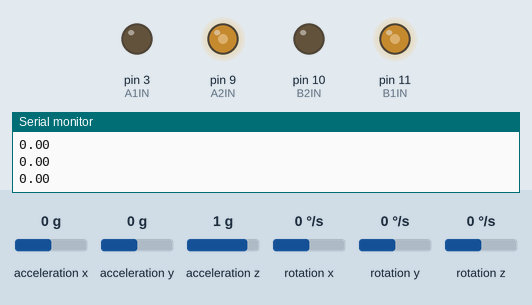
Recording of a sketch running on a simulated Arduino Uno, built with avr-gcc and run on an emulated ATmega328P. Shown: output pins drawn as LEDs (lit = HIGH), the last lines printed to the serial monitor. Wiring (inferred from the names in the program): MPU-6050 motion sensor at I2C address 0x68. Inputs (shaded band) come from the test bench; at power-on: acceleration z 1 g, acceleration y 0 g, rotation x 0 °/s, acceleration x 0 g, rotation y 0 °/s, rotation z 0 °/s.

Above: at 1.3 s.
1.4 s: acceleration z set to 0.1 g
2.9 s: acceleration z set to -0.2 g
At 4.3 s:
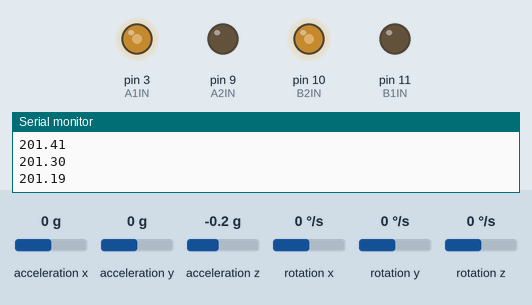
4.6 s: acceleration y set to 0.8 g
At 6.03 s:
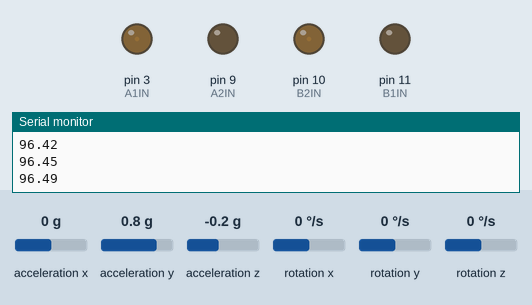
7.6 s: rotation x set to -192 °/s
At 8.75 s:
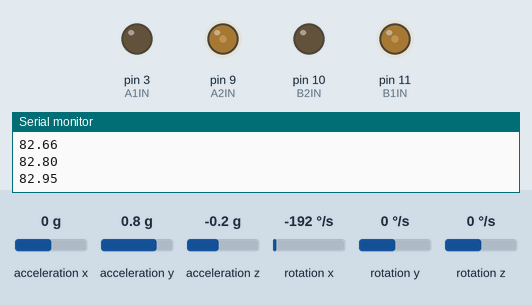
10.6 s: acceleration y set to -1.4 g
At 11.0 s:
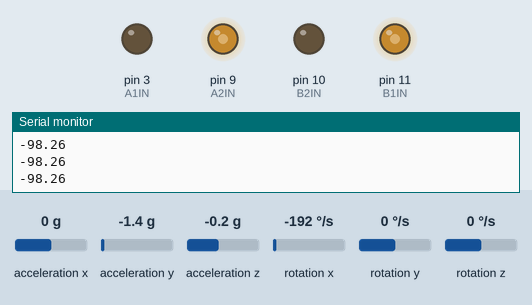
Timing chart, 0 to 13.1 s (numbered marks = the images above; inputs shaded):
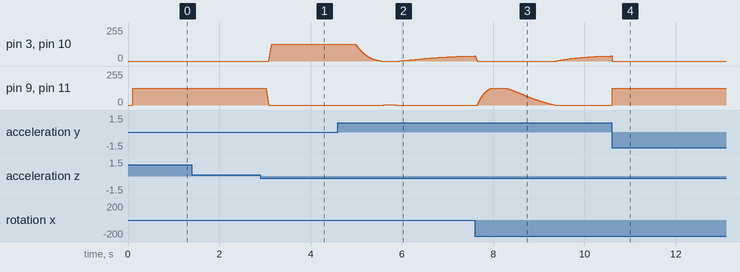

The sketch:

RealRobot.ino
```cpp
#include <PID_v1.h>
double PIDinput, PIDoutput;
double setpoint = 95.8;

double Kp = 10;  //P = 70, D = 0, I = 0 is the best atm.
double Kd = 0;
double Ki = 0;
PID pid(&PIDinput, &PIDoutput, &setpoint, Kp, Ki, Kd, REVERSE);

void setup()
{
  Serial.begin(115200);
  MotorsSetup();
  GyroAccSetup();
  PIDSetup();
}

void loop()
{
  PIDinput = GyroAccCompute();
  pid.Compute();
  //Serial.println(PIDoutput);
  MotorsMoveByPID(PIDoutput*0.5);
}
```

GyroAcc.ino
```cpp
#include <Wire.h>
#include "Kalman.h"
Kalman kalmanX;
Kalman kalmanY;
double accX, accY, accZ;
double gyroX, gyroY, gyroZ;
int16_t tempRaw;

double gyroXangle, gyroYangle; // Gyroscope angle
double kalAngleX, kalAngleY; // Angle after Kalman filter

uint32_t timer;
uint8_t i2cData[14]; // Buffer for I2C data

//////////////////////////////////////////////////////////////////////////////////////

void GyroAccSetup()
{
  Wire.begin();  // address is not specified, so arduino joins the bus as a master.

  while (i2cWrite(0x6B, 0x01, false));  //PWR_MGMT_1 register, PLL with X axis gyroscope reference and disable sleep mode
                                        //Should be able to disable temp measurement.

  //Set data to be written on 0x19 register.
  i2cData[0] = 7; // Set the sample rate to 1000Hz: 8kHz/(7+1) = 1000Hz
  i2cData[1] = 0x00; //Disable FSYNC and set 260 Hz Acc filtering, 256 Hz Gyro filtering, 8 KHz sampling
  i2cData[2] = 0x00; //Set Gyro Full Scale Range to 250deg/s
  i2cData[3] = 0x00; //Set Accelerometer Full Scale Range to 2g

  while (i2cWrite(0x19, i2cData, 4, true));

  //Verify we I2C is working with IMU.
  while (i2cRead(0x75, i2cData, 1));
  if (i2cData[0] != 0x68)  //Read "WHO_AM_I" register
  {
    Serial.print(F("Error reading sensor"));
    while (1);  //This line prevents the following codes from running, because an error has been detected above.
  }
  delay(100); //Wait for sensor to stabilize

  //Read the inertial force vector from acc.
  while (i2cRead(0x3B, i2cData, 6));
  accX = (i2cData[0] << 8) | i2cData[1];
  accY = (i2cData[2] << 8) | i2cData[3];
  accZ = (i2cData[4] << 8) | i2cData[5];

  double roll  = atan2(accY, accZ)* RAD_TO_DEG;
  double pitch = atan(-accX / sqrt(accY * accY + accZ * accZ)) * RAD_TO_DEG;

  kalmanX.setAngle(roll);
  kalmanY.setAngle(pitch);

  gyroXangle = roll;
  gyroYangle = pitch;

  timer = micros();
}

////////////////////////////////////////////////////////////////////////////////////

double GyroAccCompute()
{
  while (i2cRead(0x3B, i2cData, 14));
  accX = ((i2cData[0] << 8) | i2cData[1]);
  accY = ((i2cData[2] << 8) | i2cData[3]);
  accZ = ((i2cData[4] << 8) | i2cData[5]);
  tempRaw = (i2cData[6] << 8) | i2cData[7];
  gyroX = (i2cData[8] << 8) | i2cData[9];
  gyroY = (i2cData[10] << 8) | i2cData[11];
  gyroZ = (i2cData[12] << 8) | i2cData[13];
  // Calculate delta time
  double dt = (double)(micros() - timer) / 1000000;   //The timer is always the time it is last called since start up.
  timer = micros();  //The timer gets updated in every iteration of the loop.

  double roll  = atan2(accY, accZ) * RAD_TO_DEG;
  double pitch = atan(-accX / sqrt(accY * accY + accZ * accZ)) * RAD_TO_DEG;

  double gyroXrate = gyroX / 131.0; // Convert to deg/s
  double gyroYrate = gyroY / 131.0; // Convert to deg/s

 if ((roll < -90 && kalAngleX > 90) || (roll > 90 && kalAngleX < -90)) {
    kalmanX.setAngle(roll);
    kalAngleX = roll;
    gyroXangle = roll;
  } else
    kalAngleX = kalmanX.getAngle(roll, gyroXrate, dt); // Calculate the angle using a Kalman filter

  if (abs(kalAngleX) > 90)
    gyroYrate = -gyroYrate; // Invert rate, so it fits the restriced accelerometer reading
  kalAngleY = kalmanY.getAngle(pitch, gyroYrate, dt);

  gyroXangle += gyroXrate * dt; // Calculate gyro angle without any filter
  gyroYangle += gyroYrate * dt;

  if (gyroXangle < -180 || gyroXangle > 180)
    gyroXangle = kalAngleX;
  if (gyroYangle < -180 || gyroYangle > 180)
    gyroYangle = kalAngleY;
  delay(2);

  /*
  Serial.print("roll: "); Serial.print(roll);
  Serial.print(" | : kalAngleX"); Serial.print(kalAngleX);
  Serial.print(" | : gyroXangle"); Serial.println(gyroXangle);
  */
  Serial.println(kalAngleX);
  return kalAngleX;
}
```

I2C.ino
```cpp
#include <Wire.h>

const uint8_t IMUAddress=0x68;  //I2C address of the MPU-6050
const uint16_t I2C_TIMEOUT = 1000; //Used to check for errors in I2C communication

uint8_t i2cWrite(uint8_t registerAddress, uint8_t data, bool sendStop)
{
  return i2cWrite(registerAddress, &data, 1, sendStop); //Returns 0 on success
}

uint8_t i2cWrite(uint8_t registerAddress, uint8_t *data, uint8_t length, bool sendStop)
{
  Wire.beginTransmission(IMUAddress);
  Wire.write(registerAddress);
  Wire.write(data, length);
  uint8_t rcode = Wire.endTransmission(sendStop); //Returns 0 on success
  if (rcode)
  {
    Serial.print(F("i2cWrite failed: "));
    Serial.println(rcode);
  }
  return rcode;
}

uint8_t i2cRead(uint8_t registerAddress, uint8_t *data, uint8_t nbytes)
{
  uint32_t timeOutTimer;
  Wire.beginTransmission(IMUAddress);
  Wire.write(registerAddress);
  uint8_t rcode = Wire.endTransmission(false); // Don't release the bus
  if (rcode)
  {
    Serial.print(F("i2cRead failed: "));
    Serial.println(rcode);
    return rcode;
  }
  Wire.requestFrom(IMUAddress, nbytes, (uint8_t)true);  //Wire.requestFrom(address, no of bytes to request, stop)
                                                        // stop = true will send a stop message after the request, releasing the bus.
  for (uint8_t i = 0; i < nbytes; i++)
  {
    // if there are still bytes to be read.
    if (Wire.available())  // code will be executed if Wire.available() != 0.
    {
      data[i] = Wire.read();
    }
    // in case if "i" has not reached nbytes, but Wire.available() gives zero
    // because of some timeout problem.
    // So try to wait for the timeout to pass.
    else
    {
      timeOutTimer = micros();

      // while the time passed by from the previous code is less than 1000ms,
      // AND while there is no available bytes to be read.
      while (((micros() - timeOutTimer) < I2C_TIMEOUT) && !Wire.available());  //I2C_TIMEOUT == 1000ms

      // if this temporary problem has disappeared while waititng.
      if (Wire.available())
      {
        data[i] = Wire.read();
      }
      else
      {
        Serial.println(F("i2cRead timeout"));
        return 5; // This error value is not already taken by endTransmission
      }
    }
  }
  return 0; // Success
}
```

Motors.ino
```cpp
//UNO to MC pins
/*All pins can produce PWM. pins 5 and 6 are not chosen
because they use the same clock as other features
so generate higher-than-expected duty cycles when duty-cycle is low (or zero).*/

//A is left wheel, B is right wheel.
const int A1IN = 3;
const int A2IN = 9;
const int B2IN = 10;
const int B1IN = 11;

void MotorsSetup()
{
  pinMode(A1IN, OUTPUT);
  pinMode(A2IN, OUTPUT);
  pinMode(B2IN, OUTPUT);
  pinMode(B1IN, OUTPUT);
}

void MotorsMoveByPID(int output)
{
  if (output >= 0)
  {
    MotorsMoveForward(output);
  }
  else
  {
    MotorsMoveBackward(-output);
  }
}

void MotorsMoveForward(int PWMspeed)
{
  //Forward left wheel.
  analogWrite(A1IN, PWMspeed);
  analogWrite(A2IN, 0);

  //Reverse right wheel to go forward.
  analogWrite(B1IN, 0);
  analogWrite(B2IN, PWMspeed);
}

void MotorsMoveBackward(int PWMspeed)
{
  //Reverse left wheel.
  analogWrite(A1IN, 0);
  analogWrite(A2IN, PWMspeed);

  //Forward right wheel to reverse.
  analogWrite(B1IN, PWMspeed);
  analogWrite(B2IN, 0);
}

void MotorsBrake()
{
  analogWrite(A1IN, 255);
  analogWrite(A2IN, 255);

  analogWrite(B1IN, 255);
  analogWrite(B2IN, 255);
}

void MotorsCoast()
{
  analogWrite(A1IN, 0);
  analogWrite(A2IN, 0);

  analogWrite(B1IN, 0);
  analogWrite(B2IN, 0);
}
```

PID.ino
```cpp
#include <PID_v1.h>
int outMax = 255;
int outMin = -255;

/*
double setpoint = 90;

double PIDinput, PIDoutput;

double Kp = 100;
double Kd = 0;
double Ki = 0;
PID pid(&PIDinput, &PIDoutput, &setpoint, Kp, Ki, Kd, DIRECT);
*/

void PIDSetup()
{
  pid.SetMode(AUTOMATIC);
  pid.SetSampleTime(10);
  pid.SetOutputLimits(outMin, outMax);
}
```

Measured:
- the behaviour switches between 0 and -0.1 g on acceleration z (found by bisection; images 0 and 1)
- after the input at 2.9 s, pin 3 (A1IN), pin 10 (B2IN): 0/255 → 127/255 after 0.19 s; pin 9 (A2IN), pin 11 (B1IN): 127/255 → 0/255 after 0.13 s
- after the input at 4.6 s, pin 9 (A2IN), pin 11 (B1IN): 0/255 → 2/255 after 1.0 s, → 0/255 0.22 s later
- after the input at 7.6 s, pin 9 (A2IN), pin 11 (B1IN): rises from 0/255 to 127/255 in 0.31 s, then falls to 0/255 in 1.4 s
- after the input at 10.6 s, pin 9 (A2IN), pin 11 (B1IN): 0/255 → 127/255 at once
